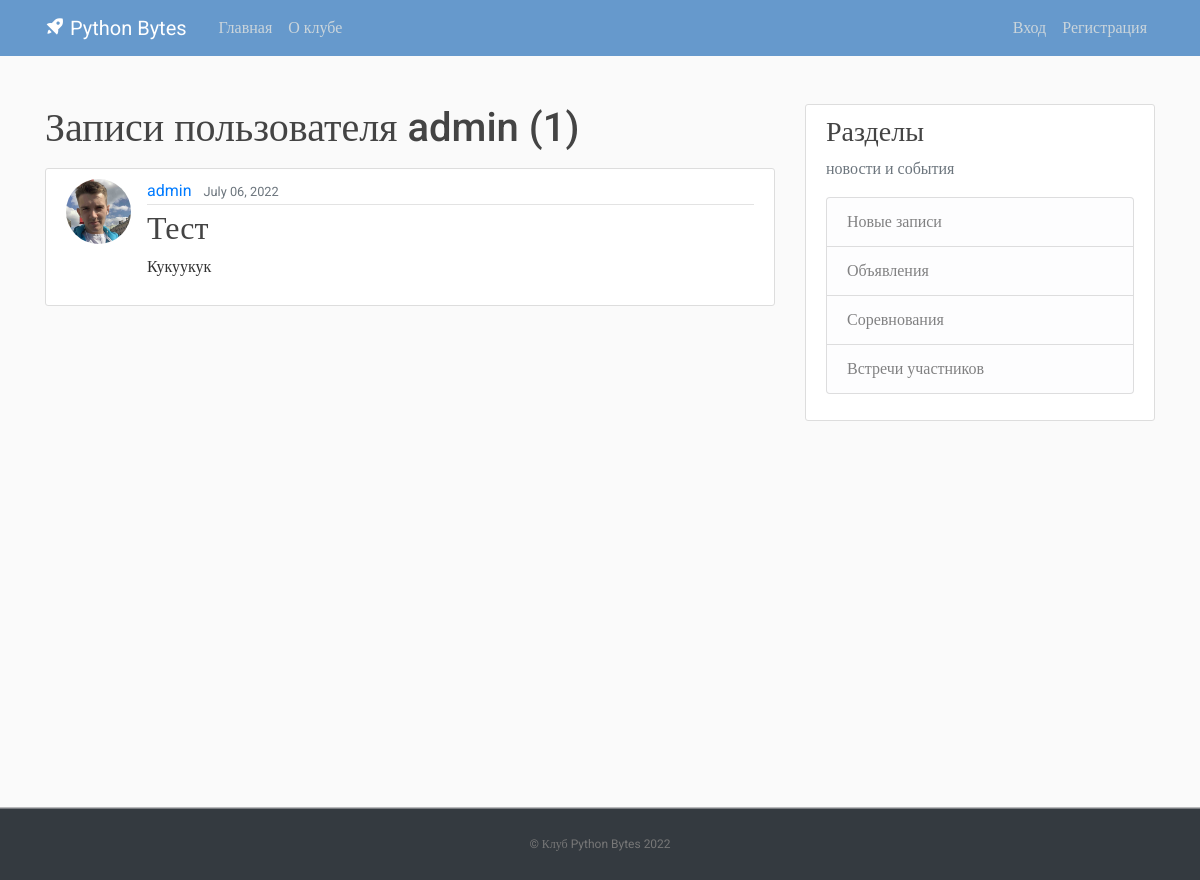
The app's page /user/admin, older data.
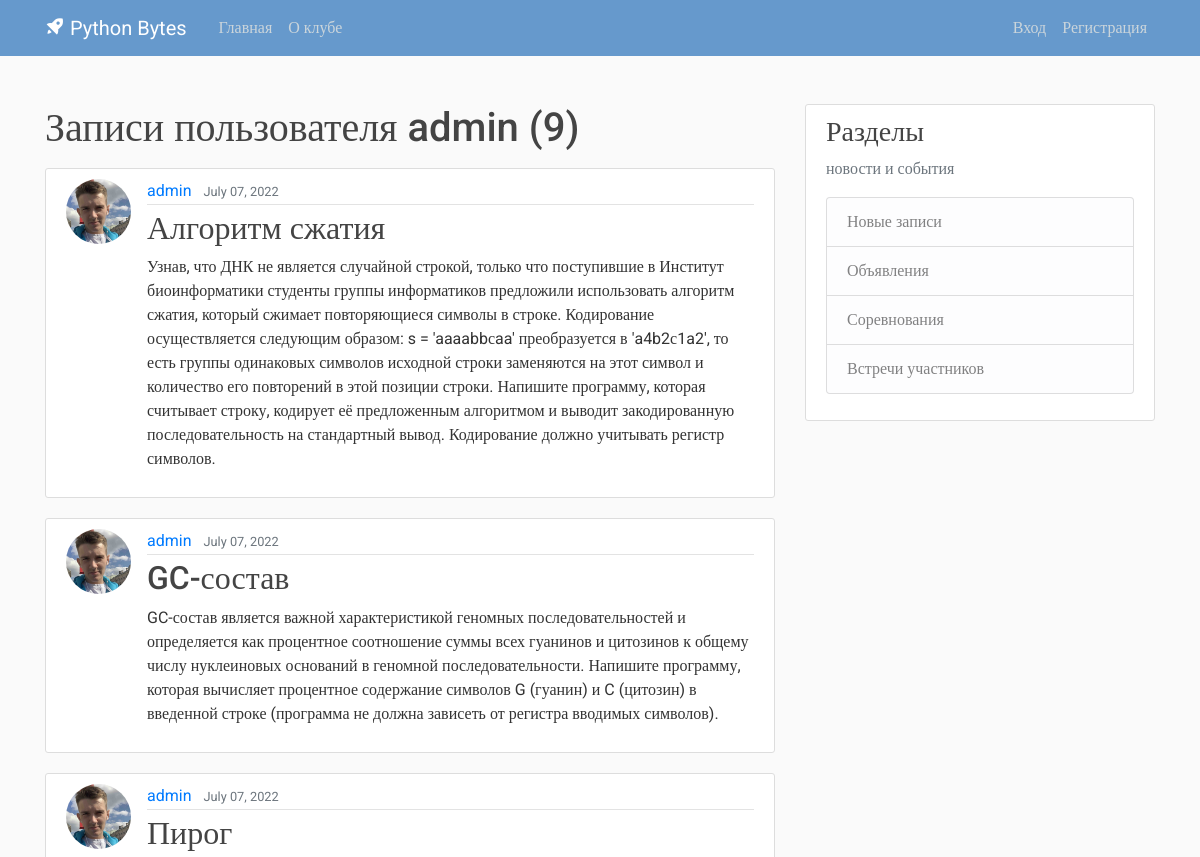
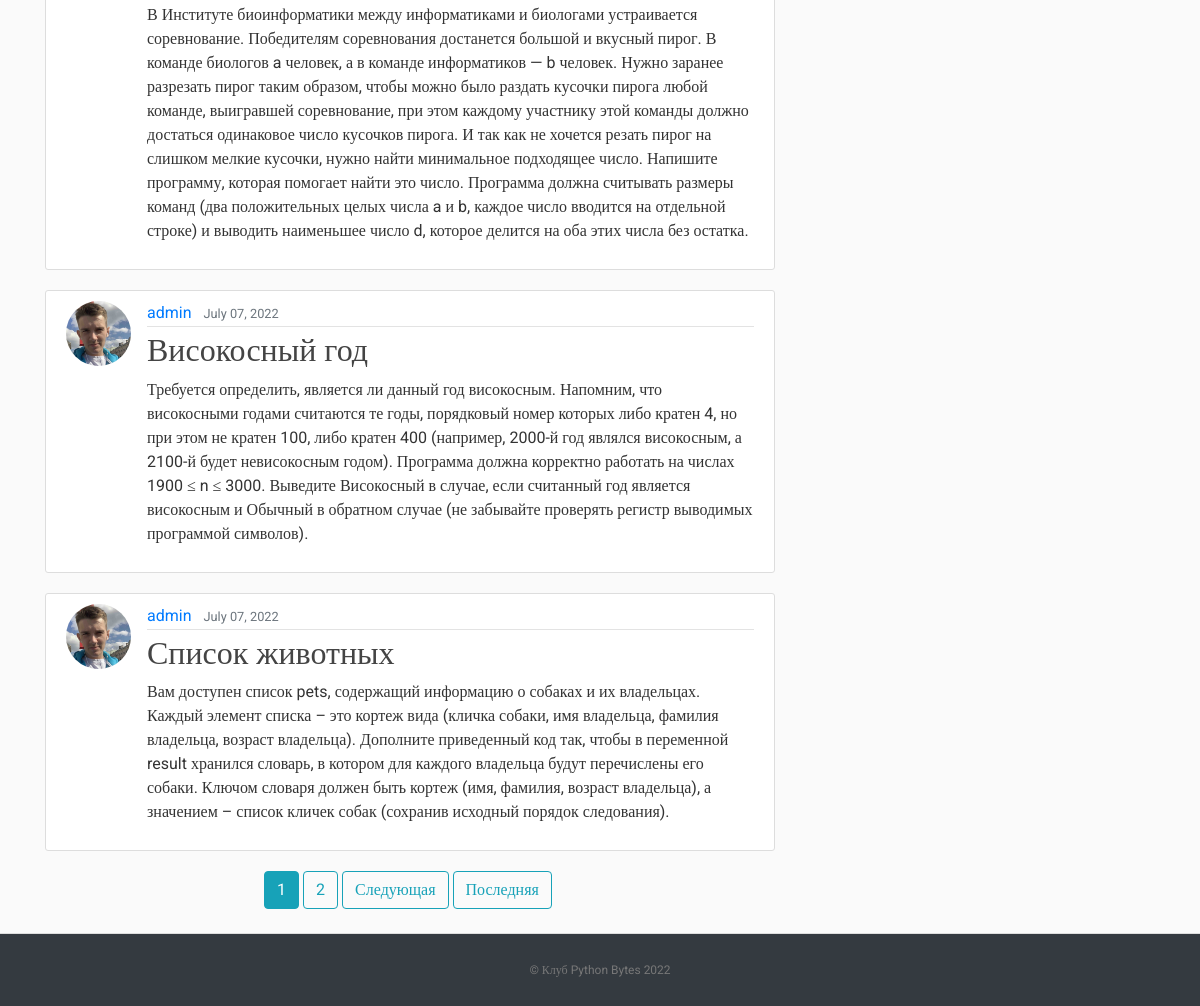
The same page, newer data (2 pictures, top to bottom).
### shop/models.py (models this page shows, shortened)
class Post(models.Model):
    title = models.CharField(max_length=100)
    content = models.TextField()
    date_posted = models.DateTimeField(default=timezone.now)
    author = models.ForeignKey(User, on_delete=models.CASCADE)

### users/models.py (models this page shows, shortened)
class Profile(models.Model):
    user = models.OneToOneField(User, on_delete=models.CASCADE)
    image = models.ImageField(default='default.jpg', upload_to='profile_pics')

### shop/views.py (the view)
# urls.py: path('user/<str:username>', UserPostListView.as_view(), name='user-posts'),
class UserPostListView(ListView):
    model = Post
    template_name = 'shop/user_posts.html'
    context_object_name = 'posts'
    paginate_by = 5
    def get_queryset(self):
        user = get_object_or_404(User, username=self.kwargs.get('username'))
        return Post.objects.filter(author=user).order_by('-date_posted')

### shop/templates/shop/user_posts.html (shortened to what this page needs)
{% extends "shop/base.html" %}
{% block content %}
    <h1 class="mb-3">Записи пользователя {{ view.kwargs.username }} ({{ page_obj.paginator.count }})</h1>
    {% for post in posts %}
        <article class="media content-section">
          <img class="rounded-circle article-img" src="{{ post.author.profile.image.url }}">
          <div class="media-body">
            <div class="article-metadata">
              <a class="mr-2" href="{% url 'user-posts' post.author.username %}">{{ post.author }}</a>
              <small class="text-muted">{{ post.date_posted|date:"F d, Y" }}</small>
            </div>
            <h2><a class="article-title" href="{% url 'post-detail' post.id %}">{{ post.title }}</a></h2>
            <p class="article-content">{{ post.content }}</p>
          </div>
        </article>
    {% endfor %}
    <div class="pagination justify-content-center">
    {% if is_paginated %}
      {% for num in page_obj.paginator.page_range %}
        {% if page_obj.number == num %}
          <a class="btn btn-info mb-4 mr-1" href="?page={{ num }}">{{ num }}</a>
        {% elif num > page_obj.number|add:'-3' and num < page_obj.number|add:'3' %}
          <a class="btn btn-outline-info mb-4 mr-1" href="?page={{ num }}">{{ num }}</a>
        {% endif %}
      {% endfor %}
      {% if page_obj.has_next %}
        <a class="btn btn-outline-info mb-4 mr-1" href="?page={{ page_obj.next_page_number }}">Следующая</a>
        <a class="btn btn-outline-info mb-4 mr-1" href="?page={{ page_obj.paginator.num_pages }}">Последняя</a>
      {% endif %}
    {% endif %}
  </div>
{% endblock content %}

### shop/templates/shop/base.html (shortened to what this page needs)
﻿{% load static %}
<!DOCTYPE html>
<html>
<head>
     <link rel="stylesheet" href="https://maxcdn.bootstrapcdn.com/bootstrap/4.0.0/css/bootstrap.min.css">
     <link rel="stylesheet" type="text/css" href="{% static 'shop/main.css' %}">
     <link href='https://unpkg.com/boxicons@2.1.2/css/boxicons.min.css' rel='stylesheet'>
</head>
<body>
    <header class="site-header">
      <nav class="navbar navbar-expand-md navbar-dark bg-blue fixed-top">
        <div class="container">
          <a class="navbar-brand mr-4" href="{% url 'shop-home' %}"><i class='bx bxs-rocket bx-tada-hover'></i> Python Bytes</a>
          <div class="collapse navbar-collapse" id="navbarToggle">
            <div class="navbar-nav mr-auto">
              <a class="nav-item nav-link " href="{% url 'shop-home' %}">Главная</a>
              <a class="nav-item nav-link" href="{% url 'shop-about' %}">О клубе</a>
            </div>
            <div class="navbar-nav">
              {% if user.is_authenticated %}
                    <a class="nav-item nav-link" href="{% url 'post-create' %}">Новая запись</a>
                    <a class="nav-item nav-link" href="{% url 'profile' %}">Профиль</a>
                    <a class="nav-item nav-link" href="{% url 'logout' %}">Выход</a>
          	    {% else %}
                    <a class="nav-item nav-link" href="{% url 'login' %}">Вход</a>
                    <a class="nav-item nav-link" href="{% url 'register' %}">Регистрация</a>
          	    {% endif %}
            </div>
          </div>
        </div>
      </nav>
    </header>
    <main role="main" class="container">
      <div class="row">
        <div class="col-md-8">
          {% block content %}{% endblock %}
        </div>
        <div class="col-md-4">
          <div class="content-section">
            <h3>Разделы</h3>
            <p class='text-muted'>новости и события
              <ul class="list-group">
                <li class="list-group-item list-group-item-light">Новые записи</li>
                <li class="list-group-item list-group-item-light">Объявления</li>
                <li class="list-group-item list-group-item-light">Соревнования</li>
                <li class="list-group-item list-group-item-light">Встречи участников</li>
              </ul>
            </p>
          </div>
        </div>
      </div>
    </main>
    <footer class="text-center bg-dark">
      <p><a href="{% url 'shop-home' %}">© Клуб Python Bytes 2022</a></p>
    </footer>
</body>
</html>

### shop/static/shop/main.css (style rules this page uses)
﻿body, html { width:100%; height:100% }
body { margin:0; padding:0; background: #fafafa; color: #333333; margin-top: 5rem; font-family:Roboto; }
h1, h2, h3, h4, h5, h6 { color: #444444; }
ul { margin: 0; }
.bg-blue { background-color: #6699cc; }
.site-header .navbar-nav .nav-link { color: #cbd5db; }
.content-section { background: #ffffff; padding: 10px 20px; border: 1px solid #dddddd; border-radius: 3px; margin-bottom: 20px; }
.article-title { color: #444444; }
.article-content { white-space: pre-line; }
.article-img { height: 65px; width: 65px; margin-right: 16px; }
.article-metadata { padding-bottom: 1px; margin-bottom: 4px; border-bottom: 1px solid #e3e3e3 }
footer { position: sticky!important; top: 100%; padding-top:25px; padding-bottom:25px; border-top:1px solid #ddd; }
footer p { margin:2px; text-align:center; padding:0 40px; color:#fff; font-size:12px; }
footer a { color:#777 }

Row changes from the older to the newer data that the page shows:
no longer on this page (row unchanged): Post: author.profile.image (picture), author "admin", date_posted "July 06, 2022", title "Тест", content "Кукуукук"
added Post: author.profile.image (picture), author "admin", date_posted "July 07, 2022", title "Алгоритм сжатия", content "Узнав, что ДНК не является случайной строкой, только что поступившие в Институт биоинформатики студенты группы информатиков предложили использовать алгоритм сжатия, который сжимает повторяющиеся символы в строке. Кодирование осуществляется следующим образом: s = 'aaaabbсaa' преобразуется в 'a4b2с1a2', то есть группы одинаковых символов исходной строки заменяются на этот символ и количество его повторений в этой позиции строки. Напишите программу, которая считывает строку, кодирует её предложенным алгоритмом и выводит закодированную последовательность на стандартный вывод. Кодирование должно учитывать регистр символов."
added Post: author.profile.image (picture), author "admin", date_posted "July 07, 2022", title "GC-состав", content "GC-состав является важной характеристикой геномных последовательностей и определяется как процентное соотношение суммы всех гуанинов и цитозинов к общему числу нуклеиновых оснований в геномной последовательности. Напишите программу, которая вычисляет процентное содержание символов G (гуанин) и C (цитозин) в введенной строке (программа не должна зависеть от регистра вводимых символов)."
added Post: author.profile.image (picture), author "admin", date_posted "July 07, 2022", title "Пирог", content "В Институте биоинформатики между информатиками и биологами устраивается соревнование. Победителям соревнования достанется большой и вкусный пирог. В команде биологов a человек, а в команде информатиков — b человек. Нужно заранее разрезать пирог таким образом, чтобы можно было раздать кусочки пирога любой команде, выигравшей соревнование, при этом каждому участнику этой команды должно достаться одинаковое число кусочков пирога. И так как не хочется резать пирог на слишком мелкие кусочки, нужно найти минимальное подходящее число. Напишите программу, которая помогает найти это число. Программа должна считывать размеры команд (два положительных целых числа a и b, каждое число вводится на…"
added Post: author.profile.image (picture), author "admin", date_posted "July 07, 2022", title "Високосный год", content "Требуется определить, является ли данный год високосным. Напомним, что високосными годами считаются те годы, порядковый номер которых либо кратен 4, но при этом не кратен 100, либо кратен 400 (например, 2000-й год являлся високосным, а 2100-й будет невисокосным годом). Программа должна корректно работать на числах 1900 ≤ n ≤ 3000. Выведите Високосный в случае, если считанный год является високосным и Обычный в обратном случае (не забывайте проверять регистр выводимых программой символов)."
added Post: author.profile.image (picture), author "admin", date_posted "July 07, 2022", title "Список животных", content "Вам доступен список pets, содержащий информацию о собаках и их владельцах. Каждый элемент списка – это кортеж вида (кличка собаки, имя владельца, фамилия владельца, возраст владельца). Дополните приведенный код так, чтобы в переменной result хранился словарь, в котором для каждого владельца будут перечислены его собаки. Ключом словаря должен быть кортеж (имя, фамилия, возраст владельца), а значением – список кличек собак (сохранив исходный порядок следования)."
Text that changed along with them:
{{ page_obj.paginator.count }}: "1" → "9"
new list line: "1"
new list line: "2"
text now shown: "Следующая Последняя"
